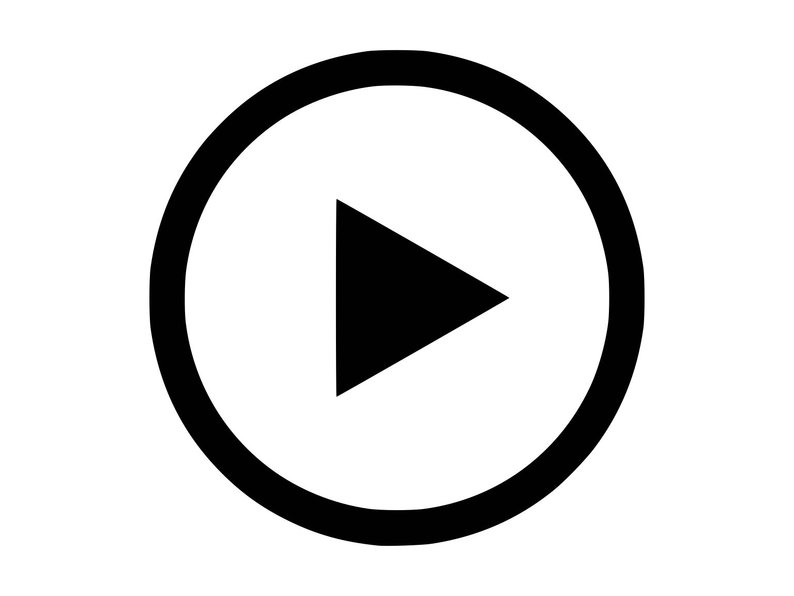
#> input picture img/play.png, 794 x 596 px
$ python demo.py   (older library calls are emulated)
#> lines starting #> are read from the running program, lines starting #| are printed output that depends on the picture
### src/mouse_mover.py
'''
Code written by: 	Steff Groefsema, Tomas van der Velde and Ruben Cöp
Description:		Redundant code
'''

from tkinter import *
from PIL import ImageTk, Image

class mouseMover():

	def __init__(self):
		self.item = 0; self.previous = (0, 0)
		self.x = 0; self.y =0;


	# [8 lines left out: function select, not called in this run]


### src/sim_model.py
'''
Code written by: 	Steff Groefsema, Tomas van der Velde and Ruben Cöp
Description:		Constructs a model of the scene with turrets and planes.
'''
import random
import numpy as np
from plane import Plane
from turret import Turret
from statistics import Statistics
from message_manager import Message_manager
from message_sender import Message_sender
class Model:
	def __init__(self):
		self.turret_enemy_threshold = 2 #Number of turrets that need to identify a plane as enemy before any of the turrets start to shoot
		self.turrets = []
		self.planes = []
		self.connections = []
		self.failprob = 0.1
		self.numepochs = 20
		self.draw_shots = False
		self.messageprotocol = 'A1'
		self.message_manager = Message_manager(self)
		self.message_sender = Message_sender(self)
		# self.text

	## allows for some late binding to the gui
	def setText(self, text):
		self.text = text

	# [36 lines left out: functions set_protocol, getKB, add_turret, not called in this run]

	def add_plane(self, name, x, y, dx, dy, isfriendly):
		self.planes.append(Plane(name, x, y, dx, dy, isfriendly, self))

	def add_connection (self, turret1, turret2):
		self.connections.append((turret1, turret2))

	# [6 lines left out: function run_epoch, not called in this run]


# [3 lines that do not run on import are left out]
	# [9 lines of commented-out code are left out]

### src/statistics.py
from text import Text
class Statistics():

	def __init__(self, model):
		self.friendly_planes_generated = 0
		self.enemy_planes_generated = 0
		self.friendly_planes_shot_epoch_counter = 0
		self.enemy_planes_shot_no_reponse = 0
		self.enemy_planes_shot_epoch_counter = 0
		self.friendly_planes_shot_epoch_counter = 0
		self.friendly_planes_in_range = 0
		self.enemy_planes_in_range = 0
		self.init = 1
		self.model = model

	# [6 lines left out: function showStatistics, not called in this run]

### src/message_manager.py
class Message_manager:

	def __init__(self, model):
		self.model = model
		self.tracked_plane = ""
		self.counter = 0
		self.messages =[]

	# [9 lines left out: functions set_tracked, print, not called in this run]

	def add_message(self,message):
		self.messages.append(message)
		self.counter += 1

	# [5 lines left out: function remove, not called in this run]

### src/message_sender.py
import random


class Message_sender:
	def __init__(self, model):
		self.model = model #save messageprotocol and failprob in model for easy swapping in GUI

	# [107 lines left out: functions send_message, resend_message, reply, check_inbox, send_message_TCP, resend_message_TCP and 6 more, not called in this run]

### src/demo.py
'''
Code written by: 	Steff Groefsema, Tomas van der Velde and Ruben Cöp
Description:		Constructs a demo. Handles the information that is shown in the GUI.
					This information includes: location of planes and turrets, shooting range
					of the turrets.
'''

from tkinter import *
from PIL import ImageTk, Image
import math
import random
import numpy as np
from mouse_mover import mouseMover
from plane import Plane
from turret import Turret
from sim_model import Model
from text import TextCanvas
import time
from PIL import Image
from PIL import ImageTk
from statistics import Statistics

class Demo():

	def __init__(self):
		self.friendly_prob = 0.25
		self.sim_speed = 0
		self.init = 1
		self.turretCounter = 0
		self.planeCounter = 0
		self.clear_messages_counter = 10 #Clears all messages when planeCounter exceeds this threshold
		self.sim_stop = 100 #Number of resets of simulation
		self.numPlanes = 1
		self.numTurrets = 3
		self.turret_range = 4


		self.model = Model()
		self.model.turret_enemy_threshold = 1 #Number of turrets that need to identify a plane as enemy before any of the turrets start to shoot
		self.statistics = Statistics(self.model)
		# self.demospeed = SPEED
		self.paused = True
		self.step = False
		self.running = True
		self.show_statistics = False
		self.get_kb = False
		self.show_messages = False
		self.simulation = 0


	# Function to make the play buttion function
	# [30 lines left out: functions play_handler, get_KB_from_click, turret_kb_handler, messages_handler, not called in this run]

	#Function to pause the simulation with the pause button
	def pause_handler(self):
		print("PAUSED HANDLER")
		self.paused = True

	#Function to run the simulation step by step
	# [11 lines left out: functions step_handler, statisics_handler, not called in this run]

    #Function to round fload n to the closest integer number
	def getClosestTile(n):
		n = math.floor(n)
		return n

	# [257 lines left out: functions create_circle, loadTextures, initializePlane, drawState, update_turrets, drawStep and 2 more, not called in this run]


#This is used for testing the demo.py file
if __name__ == '__main__':
	demo = Demo()
	window=Tk()
	top = Toplevel()
	mm = mouseMover()
	demo.canvas = Canvas(window, width=500,height=500)
	demo.text = Text(top)

	width = 40
	height = 40

	play_img = Image.open("../img/play.png")
#> play_img is the input picture: PIL image 794x596 RGB; min 0, max 255, mean 218.1
	play_img = play_img.resize((width,height), Image.ANTIALIAS)
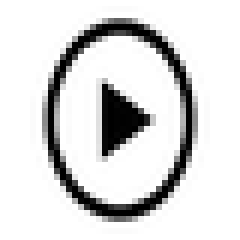
#> play_img: PIL image 40x40 RGB (shown 6 times larger); min 0, max 255, mean 217.9
	play_img =  ImageTk.PhotoImage(play_img)

	pause_img = Image.open("../img/pause.png")
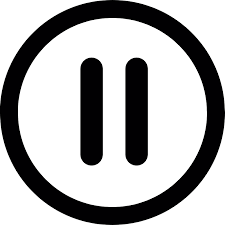
#> input picture img/pause.png, 225 x 225 px
#> pause_img is the input picture: PIL image 225x225 P; mean R, G, B 173.4, 173.2, 173.7
	pause_img = pause_img.resize((width,height), Image.ANTIALIAS)
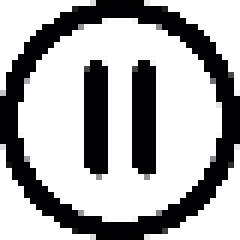
#> pause_img: PIL image 40x40 P (shown 6 times larger); mean R, G, B 171.4, 171.1, 171.7
	pause_img =  ImageTk.PhotoImage(pause_img)

	ff_img = Image.open("../img/ff.png")
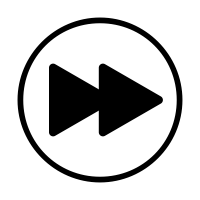
#> input picture img/ff.png, 200 x 200 px
#> ff_img is the input picture: PIL image 200x200 RGBA; mean R, G, B, A 0, 0, 0, 50.2
	ff_img = ff_img.resize((width,height), Image.ANTIALIAS)
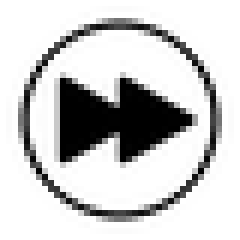
#> ff_img: PIL image 40x40 RGBA (shown 6 times larger); mean R, G, B, A 0, 0, 0, 51.8; transparent parts drawn white
	ff_img =  ImageTk.PhotoImage(ff_img)

	demo.canvas.grid(row=0,column=0,columnspan=2)
	#demo.canvas.draw1=Button(window,text="Run simulation", command=demo.button_handler, image)
#> (the run stopped early here; a loop or call above may not have finished)
